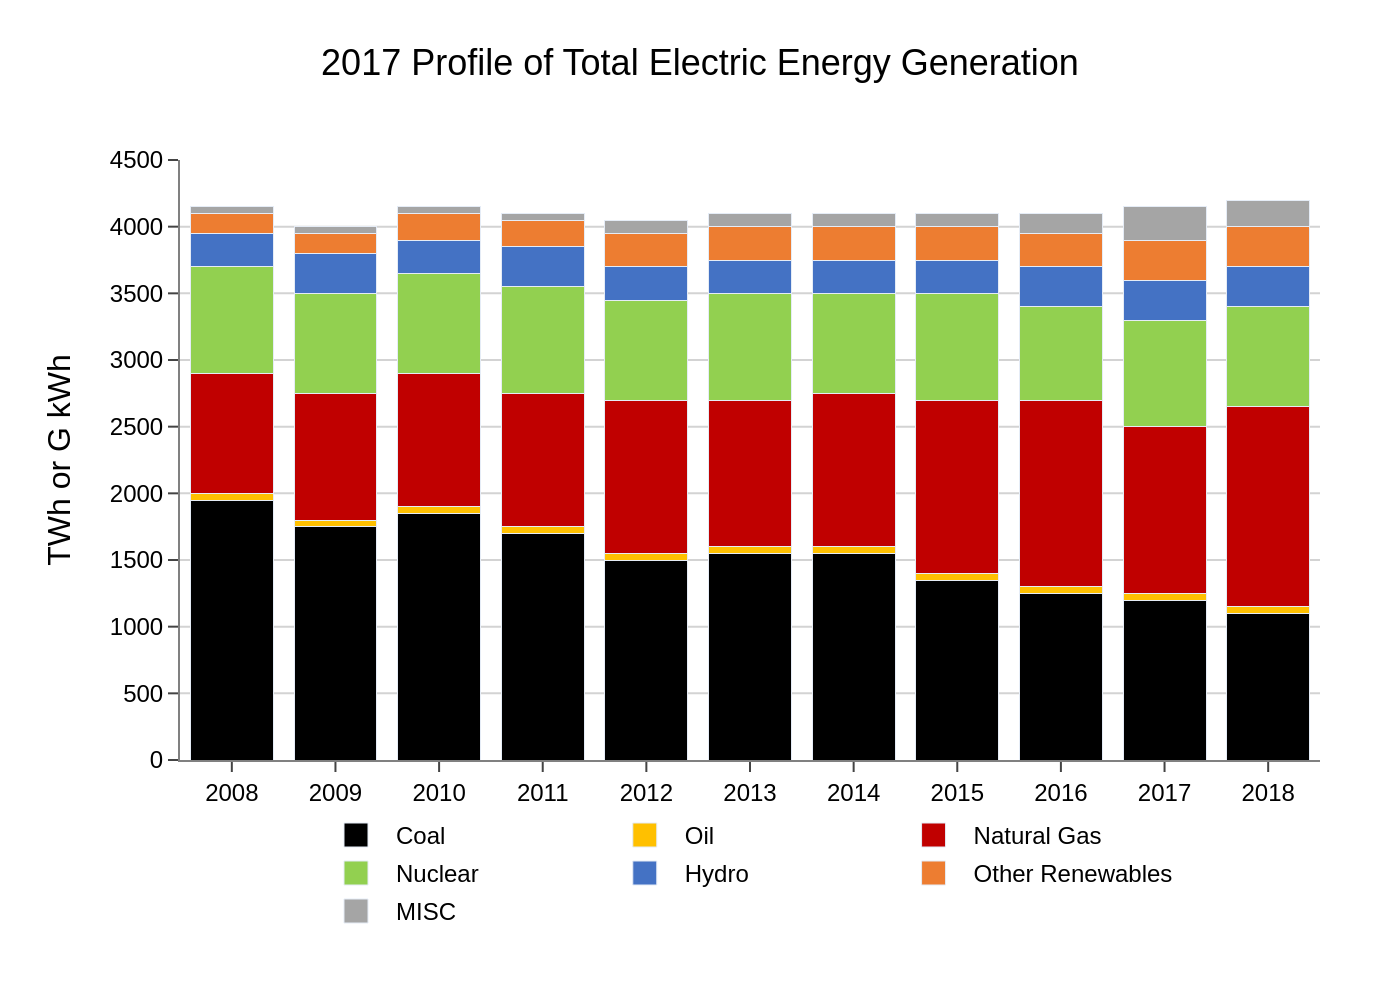

Here is the Python script that generated this plot:
import sys
import json
import plotly.graph_objects as go
from pathlib import Path

def main():
    """
    Main function to generate a chart from a JSON file.
    """
    if len(sys.argv) != 2:
        print("Usage: python create_chart.py <path_to_json_file>", file=sys.stderr)
        sys.exit(1)

    json_path = Path(sys.argv[1])
    if not json_path.is_file():
        print(f"Error: File not found at {json_path}", file=sys.stderr)
        sys.exit(1)

    try:
        with open(json_path, 'r', encoding='utf-8') as f:
            chart_info = json.load(f)
    except (json.JSONDecodeError, IOError) as e:
        print(f"Error reading or parsing JSON file: {e}", file=sys.stderr)
        sys.exit(1)

    chart_data = chart_info['chart_data']
    texts = chart_info['texts']
    colors = chart_info['colors']
    
    categories = chart_data['categories']
    series_data = chart_data['series']

    fig = go.Figure()

    for i, series in enumerate(series_data):
        fig.add_trace(go.Bar(
            x=categories,
            y=series.get('data', []),
            name=series.get('name', ''),
            marker_color=colors[i]
        ))

    fig.update_layout(
        barmode='stack',
        title=dict(
            text=texts.get('title'),
            x=0.5,
            y=0.95,
            font=dict(size=18)
        ),
        xaxis=dict(
            title_text=texts.get('x_axis_label'),
            showgrid=False,
            showline=True,
            linecolor='grey',
            ticks='outside'
        ),
        yaxis=dict(
            title=dict(
                text=texts.get('y_axis_label'),
                font=dict(size=16)
            ),
            range=[0, 4500],
            tickmode='linear',
            dtick=500,
            gridcolor='#D3D3D3',
            showline=True,
            linecolor='grey',
            ticks='outside'
        ),
        legend=dict(
            orientation="h",
            yanchor="bottom",
            y=-0.3,
            xanchor="center",
            x=0.5,
            traceorder="normal"
        ),
        font=dict(
            family="Arial",
            size=12,
            color="black"
        ),
        plot_bgcolor='white',
        paper_bgcolor='white',
        margin=dict(l=90, r=40, t=80, b=120)
    )

    output_filename = json_path.with_suffix('.png')

    try:
        fig.write_image(output_filename, scale=2)
        print(f"Chart saved to {output_filename}")
    except Exception as e:
        print(f"Error writing image file: {e}", file=sys.stderr)
        sys.exit(1)

if __name__ == "__main__":
    # Wrapping the script logic in a main function for clarity, but avoiding complex structures.
    main()
